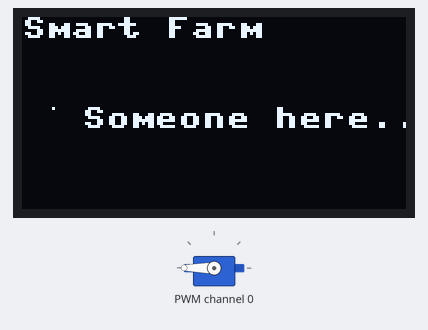
This program was run on a simulated Raspberry Pi Pico running MicroPython. Shown: 128×64 one-colour display, servo. Servo angles are drawn from the pulse width (0.5 ms = 0°, 2.5 ms = 180°); library files of the repository ran but are not shown: pca9685.py, ssd1306.py; what the program prints to the serial console is not drawn.

Above: at 0.2 s.

The program:

motion_sense_gate_lcd.py
```python
#if motion detected, move gate
import time
from machine import I2C, Pin
from pca9685 import PCA9685
from ssd1306 import SSD1306_I2C
WIDTH =128
HEIGHT= 64

#PIR sensor pin 28
pir_sensor = Pin(28, Pin.IN)
# Initialize I2C
i2c = I2C(0, scl=Pin(17), sda=Pin(16))  # GP1 = SCL, GP0 = SDA

#olcd
i2cOLCD=I2C(1,scl=Pin(19),sda=Pin(18),freq=200000)
oled = SSD1306_I2C(WIDTH,HEIGHT,i2cOLCD)


# Setup PCA9685
pwm = PCA9685(i2c)
servo_channel = 0  # Connect servo to PCA9685 CH0

while True:
    oled.fill(0)
    oled.text("Smart Farm", 0, 0)

    # Check the PIR sensor value
    if pir_sensor.value() == 0:
        print("Monitoring...")  # No motion detected
        pwm.set_servo_angle(servo_channel, 0)
        oled.text("Monitoring", 20, 30)
    else:
        print("Somebody here!")  # Motion detected
        pwm.set_servo_angle(servo_channel, 90)
        oled.text("Someone here...", 20, 30)

    oled.pixel(10,30,60)  #(x, y, color)
    oled.show()
    time.sleep(1)
```
